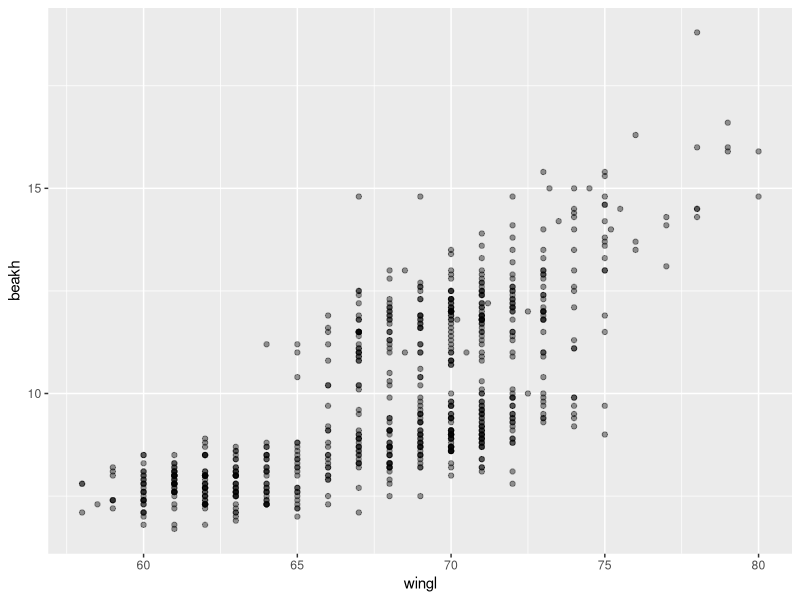
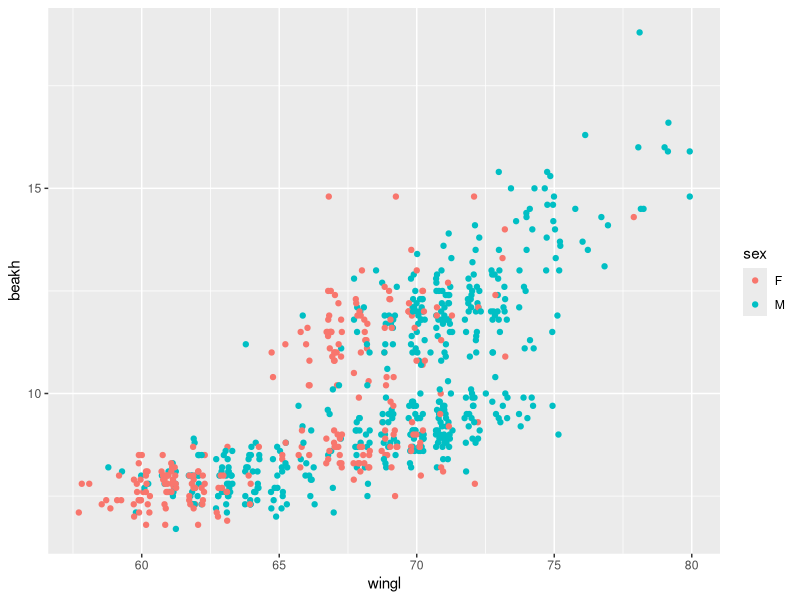

The R script that drew these images, in order:
## ---- chunk 1
library(knitr)
opts_chunk$set(cache=FALSE, message=FALSE, tidy=FALSE)
opts_chunk$set(fig.path='figure2/')
## ---- chunk 2
library(ggplot2)
## ---- chunk 3
morph <- read.csv("Morph_for_Sato.csv")
names(morph) <- tolower(names(morph)) # make columns names lowercase
morph <- subset(morph, islandid == "Flor_Chrl") # take only one island
morph <- morph[,c("taxonorig", "sex", "wingl", "beakh", "ubeakl")] # only keep these columns
names(morph)[1] <- "taxon"
morph <- data.frame(na.omit(morph)) # remove all rows with any NAs to make this simple
morph$taxon <- factor(morph$taxon) # remove extra remaining factor levels
morph$sex <- factor(morph$sex) # remove extra remaining factor levels
row.names(morph) <- NULL # tidy up the row names
## ---- chunk 4
ggplot(morph, aes(wingl, beakh)) + geom_point(alpha = 0.4)
## ---- chunk 5

## ---- chunk 6
ggplot(morph, aes(wingl, beakh)) +
  geom_point(aes(colour = sex),
    position = position_jitter(width = 0.3, height = 0))
## ---- chunk 7

## ---- chunk 8

## ---- chunk 9

## ---- chunk 10

## ---- chunk 11

## ---- chunk 12

## ---- chunk 13

## ---- chunk 14

## ---- chunk 15

## ---- chunk 16
# install.packages("dplyr")
library(dplyr)
morph_quant <- summarise(group_by(morph, taxon),
  l = quantile(wingl, 0.25)[[1]],
  m = median(wingl),
  u = quantile(wingl, 0.75)[[1]])
# order taxa factor levels by the median for plotting:
morph_quant <- transform(morph_quant,
  taxon = reorder(taxon, m, function(x) x)) # see ?reorder
## ---- chunk 17

## ---- chunk 18

